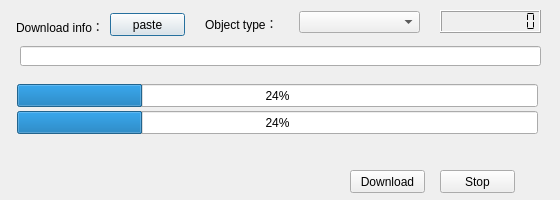
<?xml version="1.0" encoding="UTF-8"?>
<ui version="4.0">
 <class>DownloadDialogBase</class>
 <widget class="QDialog" name="DownloadDialogBase">
  <property name="geometry">
   <rect>
    <x>0</x>
    <y>0</y>
    <width>560</width>
    <height>200</height>
   </rect>
  </property>
  <property name="sizePolicy">
   <sizepolicy hsizetype="Expanding" vsizetype="Expanding">
    <horstretch>0</horstretch>
    <verstretch>0</verstretch>
   </sizepolicy>
  </property>
  <property name="minimumSize">
   <size>
    <width>560</width>
    <height>200</height>
   </size>
  </property>
  <property name="maximumSize">
   <size>
    <width>560</width>
    <height>200</height>
   </size>
  </property>
  <property name="windowTitle">
   <string>Download file or dataset</string>
  </property>
  <widget class="QPushButton" name="btnPaste">
   <property name="enabled">
    <bool>true</bool>
   </property>
   <property name="geometry">
    <rect>
     <x>110</x>
     <y>13</y>
     <width>75</width>
     <height>23</height>
    </rect>
   </property>
   <property name="text">
    <string>paste</string>
   </property>
  </widget>
  <widget class="QLineEdit" name="editDownLoadInfo">
   <property name="geometry">
    <rect>
     <x>20</x>
     <y>46</y>
     <width>521</width>
     <height>20</height>
    </rect>
   </property>
  </widget>
  <widget class="QLabel" name="label">
   <property name="geometry">
    <rect>
     <x>16</x>
     <y>17</y>
     <width>91</width>
     <height>20</height>
    </rect>
   </property>
   <property name="text">
    <string>Download info：</string>
   </property>
  </widget>
  <widget class="QComboBox" name="cmbType">
   <property name="geometry">
    <rect>
     <x>299</x>
     <y>11</y>
     <width>121</width>
     <height>22</height>
    </rect>
   </property>
   <property name="sizePolicy">
    <sizepolicy hsizetype="Expanding" vsizetype="Expanding">
     <horstretch>0</horstretch>
     <verstretch>0</verstretch>
    </sizepolicy>
   </property>
   <property name="frame">
    <bool>true</bool>
   </property>
  </widget>
  <widget class="QLabel" name="label_2">
   <property name="geometry">
    <rect>
     <x>205</x>
     <y>16</y>
     <width>81</width>
     <height>16</height>
    </rect>
   </property>
   <property name="text">
    <string>Object type：</string>
   </property>
  </widget>
  <widget class="QProgressBar" name="mProgressBarTotal">
   <property name="geometry">
    <rect>
     <x>17</x>
     <y>84</y>
     <width>521</width>
     <height>23</height>
    </rect>
   </property>
   <property name="value">
    <number>24</number>
   </property>
  </widget>
  <widget class="QProgressBar" name="mProgressBarSingleFile">
   <property name="geometry">
    <rect>
     <x>17</x>
     <y>111</y>
     <width>521</width>
     <height>23</height>
    </rect>
   </property>
   <property name="value">
    <number>24</number>
   </property>
  </widget>
  <widget class="QLabel" name="mLabelInfo">
   <property name="geometry">
    <rect>
     <x>20</x>
     <y>144</y>
     <width>501</width>
     <height>10</height>
    </rect>
   </property>
   <property name="mouseTracking">
    <bool>false</bool>
   </property>
   <property name="autoFillBackground">
    <bool>true</bool>
   </property>
   <property name="text">
    <string/>
   </property>
  </widget>
  <widget class="QPushButton" name="btnDownload">
   <property name="geometry">
    <rect>
     <x>350</x>
     <y>170</y>
     <width>75</width>
     <height>23</height>
    </rect>
   </property>
   <property name="text">
    <string>Download</string>
   </property>
  </widget>
  <widget class="QPushButton" name="btnCancel">
   <property name="geometry">
    <rect>
     <x>440</x>
     <y>170</y>
     <width>75</width>
     <height>23</height>
    </rect>
   </property>
   <property name="text">
    <string>Stop</string>
   </property>
  </widget>
  <widget class="QLCDNumber" name="lcdNumber">
   <property name="geometry">
    <rect>
     <x>440</x>
     <y>10</y>
     <width>101</width>
     <height>23</height>
    </rect>
   </property>
   <property name="digitCount">
    <number>10</number>
   </property>
   <property name="segmentStyle">
    <enum>QLCDNumber::Flat</enum>
   </property>
  </widget>
 </widget>
 <resources/>
 <connections/>
</ui>
